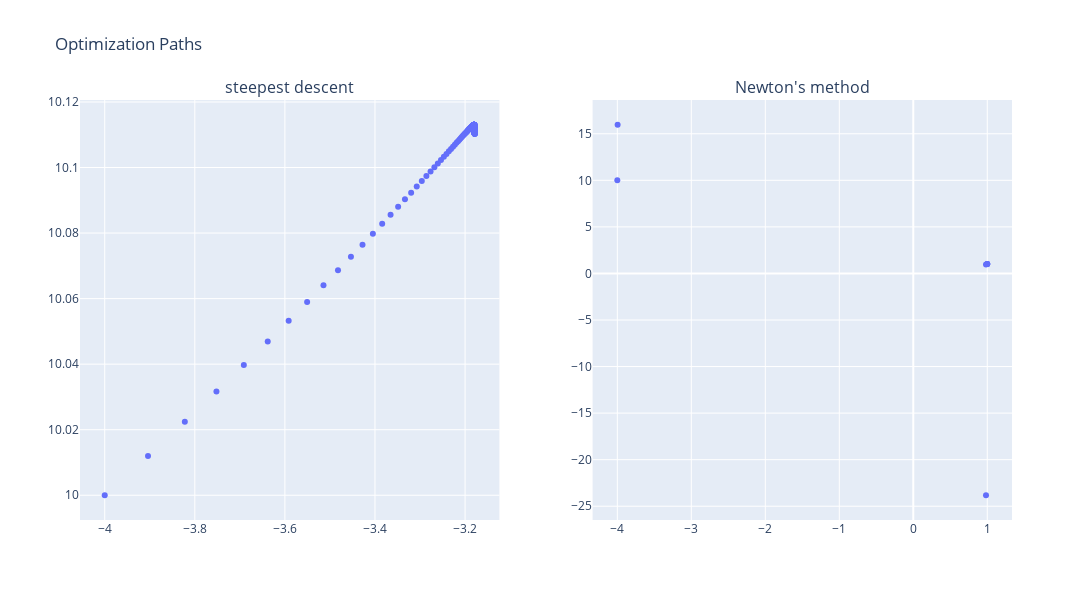

The notebook cell saved with this chart:
### Code cell
fig = make_subplots(rows=1, cols=2, subplot_titles=("steepest descent", "Newton's method"))
fig.add_trace(px.scatter(x=sd_path[:, 0], y=sd_path[:, 1]).data[0], row=1, col=1)
fig.add_trace(px.scatter(x=nm_path[:, 0], y=nm_path[:, 1]).data[0], row=1, col=2)
fig.update_layout(height=600, width=1200, title_text="Optimization Paths")
fig.show()

### Figure 1 — Plotly figure (JSON) as saved in the notebook; plotly's stock layout.template omitted (floating-point values rounded to 4 significant figures; data arrays with more than 128 entries replaced by an {"elided": "..."} marker saying what was removed)
{"data": [{"hovertemplate": "x=%{x}<br>y=%{y}<extra></extra>", "legendgroup": "", "marker": {"color": "#636efa", "symbol": "circle"}, "mode": "markers", "name": "", "orientation": "v", "showlegend": false, "type": "scatter", "x": {"elided": "301 float values"}, "xaxis": "x", "y": {"elided": "301 float values"}, "yaxis": "y"}, {"hovertemplate": "x=%{x}<br>y=%{y}<extra></extra>", "legendgroup": "", "marker": {"color": "#636efa", "symbol": "circle"}, "mode": "markers", "name": "", "orientation": "v", "showlegend": false, "type": "scatter", "x": [-4, -3.996, 0.9827, 0.9827, 1.0, 1.0, 1], "xaxis": "x2", "y": [10, 15.97, -23.82, 0.9658, 0.9997, 1.0, 1], "yaxis": "y2"}], "layout": {"annotations": [{"font": {"size": 16}, "showarrow": false, "text": "steepest descent", "x": 0.225, "xanchor": "center", "xref": "paper", "y": 1, "yanchor": "bottom", "yref": "paper"}, {"font": {"size": 16}, "showarrow": false, "text": "Newton's method", "x": 0.775, "xanchor": "center", "xref": "paper", "y": 1, "yanchor": "bottom", "yref": "paper"}], "height": 600, "title": {"text": "Optimization Paths"}, "width": 1200, "xaxis": {"anchor": "y", "domain": [0, 0.45]}, "xaxis2": {"anchor": "y2", "domain": [0.55, 1]}, "yaxis": {"anchor": "x", "domain": [0, 1]}, "yaxis2": {"anchor": "x2", "domain": [0, 1]}}}
